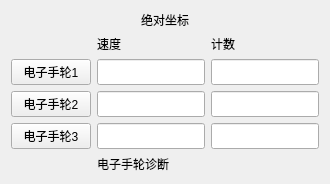
               <widget class="QWidget" name="widget_32" native="true">
                <layout class="QVBoxLayout" name="verticalLayout_67" stretch="1,6">
                 <item alignment="Qt::AlignHCenter">
                  <widget class="QLabel" name="label_92">
                   <property name="text">
                    <string>绝对坐标</string>
                   </property>
                  </widget>
                 </item>
                 <item>
                  <layout class="QGridLayout" name="gridLayout_3">
                   <item row="3" column="0">
                    <widget class="QPushButton" name="pushButton_129">
                     <property name="sizePolicy">
                      <sizepolicy hsizetype="Minimum" vsizetype="Preferred">
                       <horstretch>0</horstretch>
                       <verstretch>0</verstretch>
                      </sizepolicy>
                     </property>
                     <property name="text">
                      <string>电子手轮3</string>
                     </property>
                    </widget>
                   </item>
                   <item row="1" column="0">
                    <widget class="QPushButton" name="pushButton_130">
                     <property name="sizePolicy">
                      <sizepolicy hsizetype="Minimum" vsizetype="Preferred">
                       <horstretch>0</horstretch>
                       <verstretch>0</verstretch>
                      </sizepolicy>
                     </property>
                     <property name="text">
                      <string>电子手轮1</string>
                     </property>
                    </widget>
                   </item>
                   <item row="2" column="0">
                    <widget class="QPushButton" name="pushButton_128">
                     <property name="sizePolicy">
                      <sizepolicy hsizetype="Minimum" vsizetype="Preferred">
                       <horstretch>0</horstretch>
                       <verstretch>0</verstretch>
                      </sizepolicy>
                     </property>
                     <property name="text">
                      <string>电子手轮2</string>
                     </property>
                    </widget>
                   </item>
                   <item row="0" column="2">
                    <widget class="QLabel" name="label_98">
                     <property name="text">
                      <string>计数</string>
                     </property>
                    </widget>
                   </item>
                   <item row="0" column="1">
                    <widget class="QLabel" name="label_97">
                     <property name="text">
                      <string>速度</string>
                     </property>
                    </widget>
                   </item>
                   <item row="2" column="1">
                    <widget class="QLineEdit" name="lineEdit_6">
                     <property name="sizePolicy">
                      <sizepolicy hsizetype="Expanding" vsizetype="Preferred">
                       <horstretch>0</horstretch>
                       <verstretch>0</verstretch>
                      </sizepolicy>
                     </property>
                    </widget>
                   </item>
                   <item row="1" column="2">
                    <widget class="QLineEdit" name="lineEdit_3">
                     <property name="sizePolicy">
                      <sizepolicy hsizetype="Expanding" vsizetype="Preferred">
                       <horstretch>0</horstretch>
                       <verstretch>0</verstretch>
                      </sizepolicy>
                     </property>
                    </widget>
                   </item>
                   <item row="4" column="1">
                    <widget class="QLabel" name="label_96">
                     <property name="text">
                      <string>电子手轮诊断</string>
                     </property>
                    </widget>
                   </item>
                   <item row="1" column="1">
                    <widget class="QLineEdit" name="lineEdit_4">
                     <property name="sizePolicy">
                      <sizepolicy hsizetype="Expanding" vsizetype="Preferred">
                       <horstretch>0</horstretch>
                       <verstretch>0</verstretch>
                      </sizepolicy>
                     </property>
                    </widget>
                   </item>
                   <item row="2" column="2">
                    <widget class="QLineEdit" name="lineEdit_7">
                     <property name="sizePolicy">
                      <sizepolicy hsizetype="Expanding" vsizetype="Preferred">
                       <horstretch>0</horstretch>
                       <verstretch>0</verstretch>
                      </sizepolicy>
                     </property>
                    </widget>
                   </item>
                   <item row="3" column="1">
                    <widget class="QLineEdit" name="lineEdit_8">
                     <property name="sizePolicy">
                      <sizepolicy hsizetype="Expanding" vsizetype="Preferred">
                       <horstretch>0</horstretch>
                       <verstretch>0</verstretch>
                      </sizepolicy>
                     </property>
                    </widget>
                   </item>
                   <item row="3" column="2">
                    <widget class="QLineEdit" name="lineEdit_9">
                     <property name="sizePolicy">
                      <sizepolicy hsizetype="Expanding" vsizetype="Preferred">
                       <horstretch>0</horstretch>
                       <verstretch>0</verstretch>
                      </sizepolicy>
                     </property>
                    </widget>
                   </item>
                  </layout>
                 </item>
                </layout>
               </widget>
